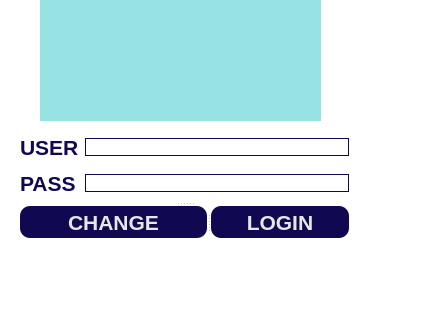
<?xml version="1.0" encoding="UTF-8"?>
<ui version="4.0">
 <class>MainWindow</class>
 <widget class="QMainWindow" name="MainWindow">
  <property name="geometry">
   <rect>
    <x>0</x>
    <y>0</y>
    <width>426</width>
    <height>327</height>
   </rect>
  </property>
  <property name="windowTitle">
   <string>MainWindow</string>
  </property>
  <property name="styleSheet">
   <string notr="true">background-color: rgb(255, 255, 255);</string>
  </property>
  <property name="animated">
   <bool>true</bool>
  </property>
  <widget class="QWidget" name="centralwidget">
   <widget class="QLabel" name="label">
    <property name="geometry">
     <rect>
      <x>40</x>
      <y>0</y>
      <width>281</width>
      <height>121</height>
     </rect>
    </property>
    <property name="styleSheet">
     <string notr="true">background-color: rgb(255, 255, 255);
background-color: rgb(151, 227, 227);</string>
    </property>
    <property name="text">
     <string/>
    </property>
    <property name="pixmap">
     <pixmap>login.jpg</pixmap>
    </property>
    <property name="scaledContents">
     <bool>true</bool>
    </property>
   </widget>
   <widget class="QSplitter" name="splitter_2">
    <property name="geometry">
     <rect>
      <x>20</x>
      <y>130</y>
      <width>329</width>
      <height>108</height>
     </rect>
    </property>
    <property name="orientation">
     <enum>Qt::Vertical</enum>
    </property>
    <widget class="QWidget" name="layoutWidget">
     <layout class="QGridLayout" name="gridLayout">
      <item row="0" column="0">
       <widget class="QLabel" name="label_2">
        <property name="font">
         <font>
          <pointsize>16</pointsize>
          <weight>75</weight>
          <bold>true</bold>
         </font>
        </property>
        <property name="styleSheet">
         <string notr="true">color: rgb(16, 9, 82);</string>
        </property>
        <property name="text">
         <string>USER</string>
        </property>
       </widget>
      </item>
      <item row="1" column="0">
       <widget class="QLabel" name="label_3">
        <property name="font">
         <font>
          <pointsize>16</pointsize>
          <weight>75</weight>
          <bold>true</bold>
         </font>
        </property>
        <property name="styleSheet">
         <string notr="true">color: rgb(16, 9, 82);</string>
        </property>
        <property name="text">
         <string>PASS</string>
        </property>
       </widget>
      </item>
      <item row="0" column="1">
       <widget class="QLineEdit" name="user">
        <property name="styleSheet">
         <string notr="true">background-color: rgb(255, 255, 255);
font: 75 14pt &quot;Century&quot;;
color: rgb(16, 9, 82);
border-color: rgb(16, 9, 82);
border-style:solid;
border-width:1px;
border-radius:10px;
padding-left:35px;
</string>
        </property>
        <property name="text">
         <string/>
        </property>
       </widget>
      </item>
      <item row="1" column="1">
       <widget class="QLineEdit" name="pass1">
        <property name="styleSheet">
         <string notr="true">background-color: rgb(255, 255, 255);
font: 75 14pt &quot;Century&quot;;
color: rgb(16, 9, 82);
border-color: rgb(16, 9, 82);
border-style:solid;
border-width:1px;
border-radius:10px;
padding-left:35px;
</string>
        </property>
        <property name="text">
         <string/>
        </property>
       </widget>
      </item>
     </layout>
    </widget>
    <widget class="QSplitter" name="splitter">
     <property name="orientation">
      <enum>Qt::Horizontal</enum>
     </property>
     <widget class="QPushButton" name="change">
      <property name="font">
       <font>
        <pointsize>16</pointsize>
        <weight>75</weight>
        <bold>true</bold>
       </font>
      </property>
      <property name="styleSheet">
       <string notr="true">background-color: rgb(16, 9, 82);
border-style:outset;
border-with:20px;
border-radius:10px;
border-color: white;
color: rgb(230, 230, 230);</string>
      </property>
      <property name="inputMethodHints">
       <set>Qt::ImhNone</set>
      </property>
      <property name="text">
       <string>CHANGE</string>
      </property>
      <property name="icon">
       <iconset>
        <normaloff>C:/Users/thi/Downloads/hiclipart.com.png</normaloff>
        <normalon>C:/Users/thi/Downloads/hiclipart.com.png</normalon>C:/Users/thi/Downloads/hiclipart.com.png</iconset>
      </property>
      <property name="iconSize">
       <size>
        <width>32</width>
        <height>32</height>
       </size>
      </property>
      <property name="shortcut">
       <string/>
      </property>
      <property name="checkable">
       <bool>false</bool>
      </property>
      <property name="autoRepeat">
       <bool>false</bool>
      </property>
      <property name="autoDefault">
       <bool>false</bool>
      </property>
      <property name="flat">
       <bool>false</bool>
      </property>
     </widget>
     <widget class="QPushButton" name="login">
      <property name="font">
       <font>
        <pointsize>16</pointsize>
        <weight>75</weight>
        <bold>true</bold>
       </font>
      </property>
      <property name="styleSheet">
       <string notr="true">background-color: rgb(16, 9, 82);
border-style:outset;
border-with:20px;
border-radius:10px;
border-color: white;
color: rgb(230, 230, 230);</string>
      </property>
      <property name="inputMethodHints">
       <set>Qt::ImhNone</set>
      </property>
      <property name="text">
       <string>LOGIN</string>
      </property>
      <property name="icon">
       <iconset>
        <normaloff>C:/Users/thi/Downloads/hiclipart.com.png</normaloff>
        <normalon>C:/Users/thi/Downloads/hiclipart.com.png</normalon>C:/Users/thi/Downloads/hiclipart.com.png</iconset>
      </property>
      <property name="iconSize">
       <size>
        <width>32</width>
        <height>32</height>
       </size>
      </property>
      <property name="shortcut">
       <string/>
      </property>
      <property name="checkable">
       <bool>false</bool>
      </property>
      <property name="autoRepeat">
       <bool>false</bool>
      </property>
      <property name="autoDefault">
       <bool>false</bool>
      </property>
      <property name="flat">
       <bool>false</bool>
      </property>
     </widget>
    </widget>
   </widget>
  </widget>
  <widget class="QStatusBar" name="statusbar"/>
 </widget>
 <resources>
  <include location="C:/Users/thi/Pictures/món ăn/sa/ts.qrc"/>
  <include location="C:/Users/thi/Pictures/món ăn/sa/lib_image.qrc"/>
 </resources>
 <connections/>
</ui>
